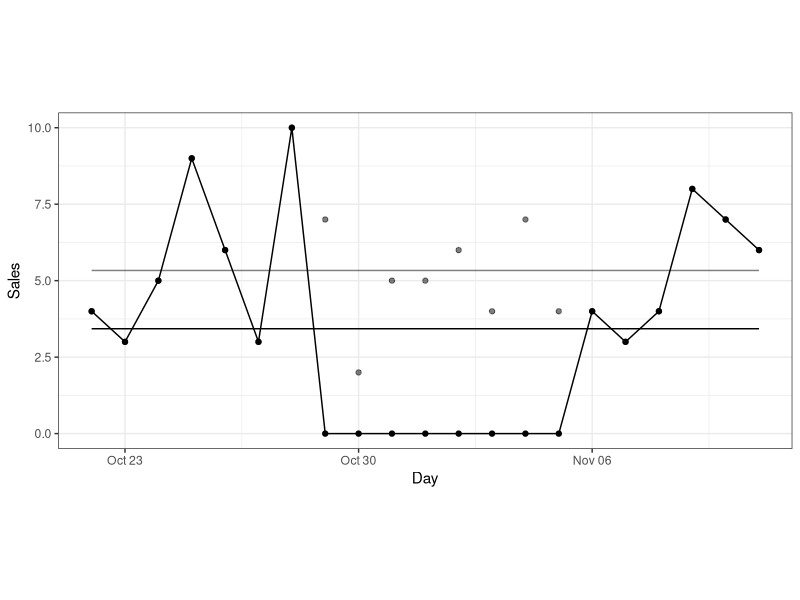

The R source for this figure:
## ---- chunk 1
library(ggplot2)
library(dplyr)
library(tidyr)

set.seed(512)
actual <- rpois(21,5)
zero_inflated <- actual
zero_inflated[8:15] <- 0
date <- seq(from = as.Date("2017-10-22"), along.with = zero_inflated, by = 1)

df <- data.frame(actual = actual, oos = zero_inflated,
                 date = date)
df <- gather(df, type, sales, -date)
df_fit <- data.frame(date = date, actual_fit = mean(actual),
                     oos_fit = mean(zero_inflated))
df_fit <- gather(df_fit, model, sales, -date)

ggplot() +
  geom_point(aes(x = date, y = sales), alpha = 0.5,
            data = filter(df, type == "actual")) +
  geom_line(aes(x = date, y = sales),
            data = filter(df, type == "oos")) +
  geom_point(aes(x = date, y = sales), alpha = 1,
            data = filter(df, type == "oos")) +
  geom_line(aes(x = date, y = sales), alpha = 0.5,
            data = filter(df_fit, model == "actual_fit")) +
  geom_line(aes(x = date, y = sales), alpha = 1,
            data = filter(df_fit, model == "oos_fit")) +
  labs(x = "Day", y = "Sales") + theme_bw() +
  coord_fixed(ratio = 11/12)

## ---- chunk 2
set.seed(512)
zero_inflated <- rpois(21,5)
zero_inflated[8:15] <- 0
## ---- chunk 3
rles <- rle(zero_inflated)
(zero_lengths <- rles$lengths[rles$values == 0])

pois_samples <- matrix(rpois(10000*length(zero_inflated),
                             mean(zero_inflated)), 
                       nrow = length(zero_inflated), 
                       ncol = 10000, byrow = FALSE)
## ---- chunk 4
iid_zero_seq_lengths <- apply(pois_samples, 2, function(x) {
  y <- rle(x)
  y$lengths[y$values == 0]
})

iid_zero_seq_lengths[[2]]
## ---- chunk 5
share_with_seqs <- mean(unlist(lapply(iid_zero_seq_lengths,
                    function(x) ifelse(length(x) > 0, max(x), 0) >= 7)))
share_with_seqs
## ---- chunk 6
get_zero_seq_lengths <- function(x) {
  # Get the length of zero sequences in the input vector
  # https://stackoverflow.com/questions/1502910/how-can-i-count-runs-in-a-sequence
  y <- rle(x)
  y$lengths[y$values == 0]
}

rm_abnormal_zero_seq <- function(x, thresh = 0.001, 
                                 n = 10000, seed = NA) {
  if(!is.na(seed)) set.seed(seed)
  newx <- x
  meanx <- mean(x, na.rm = TRUE)
  rles <- rle(x)
  zero_seq_lengths <- get_zero_seq_lengths(x)
  
  # given a list of vectors (iid_zero_seq_lengths), 
  # get for each of the vectors whether the maximum 
  # value in that vector is larger than a given integer
  int_in_listvec <- function(int, listvec) {
    lapply(listvec, function(x) ifelse(length(x) > 0,
                                       max(x), 0) >= int)
  }
  
  # if there are no 0 observations, jump to the end and return newx
  if(length(zero_seq_lengths) > 0) {
    # based on sample mean, get n iid Poisson samples of same length as 
    # input time series
    pois_samples <- matrix(rpois(n*length(x), meanx), 
                           nrow = length(x), ncol = n, 
                           byrow = FALSE)
    
    # now for each of the n samples, 
    # get the lengths of all zero sequences (outputs a list)
    iid_zero_seq_lengths <- apply(pois_samples, 2,
                                  get_zero_seq_lengths)
    
    if(length(iid_zero_seq_lengths) == 0) {# if not a single 0 in random samples
      zero_seq_probs <- rep(0, times = length(zero_seq_lengths))
    } else { # if there are 0s in the random samples
      zero_seq_probs <- lapply(zero_seq_lengths,
                               function(x) {
                                 mean(unlist(int_in_listvec(x, iid_zero_seq_lengths)))
                                 })
    }
    
    # in the original time series, get indices at which zero
    # sequences that are unlikely given `thresh` start
    seq_start_idx <- (cumsum(rles$lengths) - rles$lengths+1)[rles$values==0][
      zero_seq_probs < thresh]
    seq_end_idx <- seq_start_idx + zero_seq_lengths[
      zero_seq_probs < thresh] - 1
    
    # fill in NAs if at least 1 unlikely sequence
    if(length(seq_start_idx) > 0) {
      for(i in 1:length(seq_start_idx)) 
        newx[seq_start_idx[i]:seq_end_idx[i]] <- NA
    }
  }
  return(newx)
}
## ---- chunk 7
rm_abnormal_zero_seq(zero_inflated)
